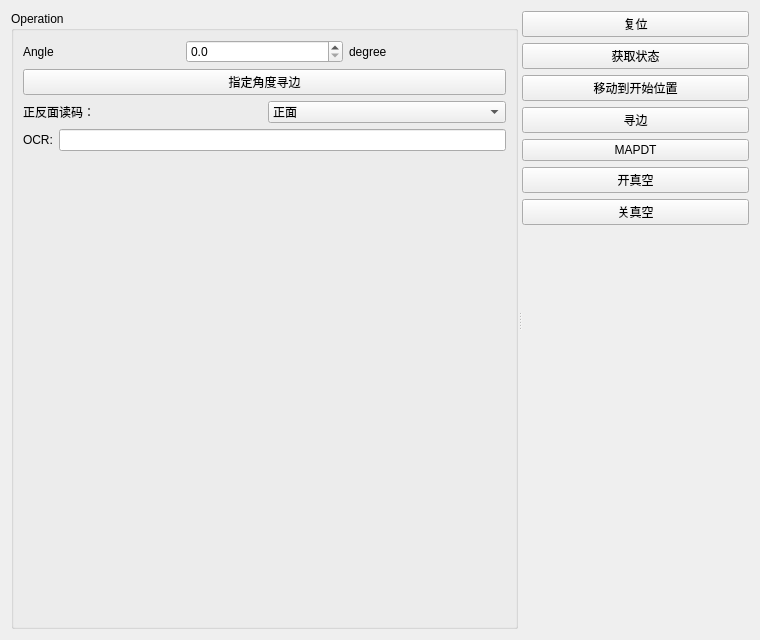
<?xml version="1.0" encoding="UTF-8"?>
<ui version="4.0">
 <class>EFEMAlignerAbstractSubsystemWidget</class>
 <widget class="QWidget" name="EFEMAlignerAbstractSubsystemWidget">
  <property name="geometry">
   <rect>
    <x>0</x>
    <y>0</y>
    <width>760</width>
    <height>640</height>
   </rect>
  </property>
  <property name="windowTitle">
   <string>Form</string>
  </property>
  <layout class="QHBoxLayout" name="horizontalLayout_5">
   <item>
    <layout class="QHBoxLayout" name="horizontalLayout_2">
     <property name="sizeConstraint">
      <enum>QLayout::SetFixedSize</enum>
     </property>
     <property name="topMargin">
      <number>5</number>
     </property>
    </layout>
   </item>
   <item>
    <widget class="QSplitter" name="splitter">
     <property name="orientation">
      <enum>Qt::Horizontal</enum>
     </property>
     <widget class="QGroupBox" name="groupBox">
      <property name="enabled">
       <bool>true</bool>
      </property>
      <property name="title">
       <string>Operation</string>
      </property>
      <layout class="QVBoxLayout" name="verticalLayout">
       <item>
        <layout class="QHBoxLayout" name="horizontalLayout">
         <item>
          <widget class="QLabel" name="label">
           <property name="text">
            <string>Angle</string>
           </property>
          </widget>
         </item>
         <item>
          <widget class="QDoubleSpinBox" name="angle_spinBox">
           <property name="minimumSize">
            <size>
             <width>100</width>
             <height>0</height>
            </size>
           </property>
           <property name="decimals">
            <number>1</number>
           </property>
           <property name="maximum">
            <double>359.899999999999977</double>
           </property>
           <property name="singleStep">
            <double>0.100000000000000</double>
           </property>
          </widget>
         </item>
         <item>
          <widget class="QLabel" name="label_2">
           <property name="text">
            <string>degree</string>
           </property>
          </widget>
         </item>
        </layout>
       </item>
       <item>
        <widget class="QPushButton" name="rotate_btn">
         <property name="text">
          <string>指定角度寻边</string>
         </property>
        </widget>
       </item>
       <item>
        <layout class="QHBoxLayout" name="horizontalLayout_4">
         <item>
          <widget class="QLabel" name="label_4">
           <property name="text">
            <string>正反面读码：</string>
           </property>
          </widget>
         </item>
         <item>
          <widget class="QComboBox" name="dirct_cbx">
           <item>
            <property name="text">
             <string>正面</string>
            </property>
           </item>
           <item>
            <property name="text">
             <string>反面</string>
            </property>
           </item>
          </widget>
         </item>
        </layout>
       </item>
       <item>
        <layout class="QHBoxLayout" name="horizontalLayout_3">
         <item>
          <widget class="QLabel" name="label_3">
           <property name="text">
            <string>OCR:</string>
           </property>
          </widget>
         </item>
         <item>
          <widget class="QLineEdit" name="ocr_lineEdit"/>
         </item>
        </layout>
       </item>
       <item>
        <spacer name="verticalSpacer_2">
         <property name="orientation">
          <enum>Qt::Vertical</enum>
         </property>
         <property name="sizeHint" stdset="0">
          <size>
           <width>20</width>
           <height>40</height>
          </size>
         </property>
        </spacer>
       </item>
      </layout>
     </widget>
     <widget class="QWidget" name="layoutWidget">
      <layout class="QVBoxLayout" name="right_verticalLayout">
       <item>
        <widget class="QPushButton" name="reset_btn">
         <property name="minimumSize">
          <size>
           <width>0</width>
           <height>0</height>
          </size>
         </property>
         <property name="text">
          <string>复位</string>
         </property>
        </widget>
       </item>
       <item>
        <widget class="QPushButton" name="generate_btn">
         <property name="minimumSize">
          <size>
           <width>0</width>
           <height>0</height>
          </size>
         </property>
         <property name="text">
          <string>获取状态</string>
         </property>
        </widget>
       </item>
       <item>
        <widget class="QPushButton" name="movstart_btn">
         <property name="text">
          <string>移动到开始位置</string>
         </property>
        </widget>
       </item>
       <item>
        <widget class="QPushButton" name="align_btn">
         <property name="minimumSize">
          <size>
           <width>0</width>
           <height>0</height>
          </size>
         </property>
         <property name="styleSheet">
          <string notr="true"/>
         </property>
         <property name="text">
          <string>寻边</string>
         </property>
        </widget>
       </item>
       <item>
        <widget class="QPushButton" name="getmap_btn">
         <property name="text">
          <string>MAPDT</string>
         </property>
        </widget>
       </item>
       <item>
        <widget class="QPushButton" name="vaccum_on_btn">
         <property name="text">
          <string>开真空</string>
         </property>
        </widget>
       </item>
       <item>
        <widget class="QPushButton" name="vaccum_off_btn">
         <property name="text">
          <string>关真空</string>
         </property>
        </widget>
       </item>
       <item>
        <spacer name="verticalSpacer">
         <property name="orientation">
          <enum>Qt::Vertical</enum>
         </property>
         <property name="sizeHint" stdset="0">
          <size>
           <width>20</width>
           <height>40</height>
          </size>
         </property>
        </spacer>
       </item>
      </layout>
     </widget>
    </widget>
   </item>
  </layout>
 </widget>
 <resources/>
 <connections/>
</ui>
